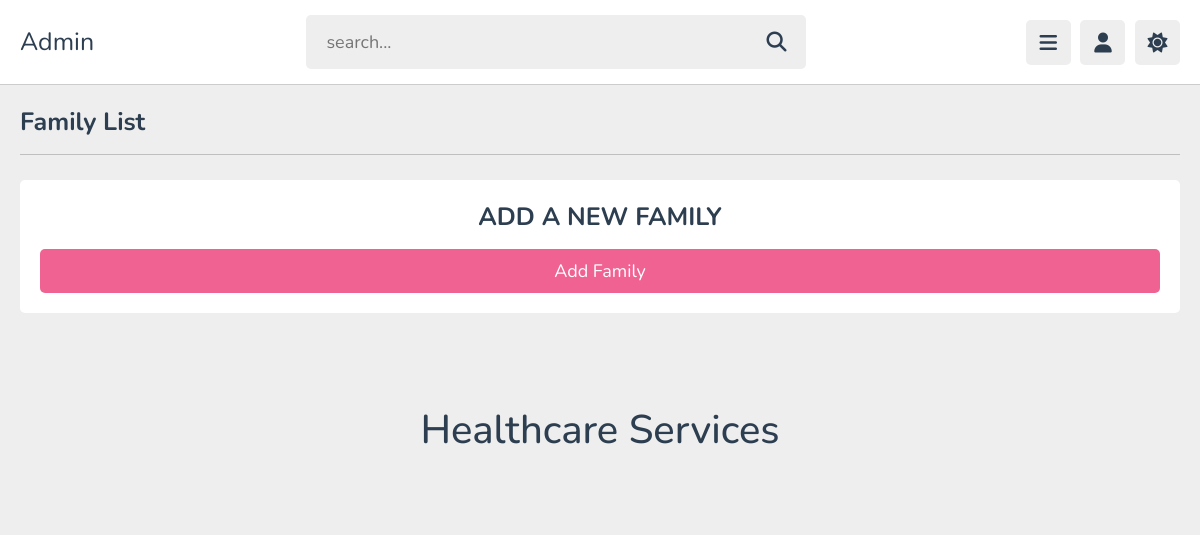
Page /modules_admin/admin_service_page.php (signed in) on the earlier database version.
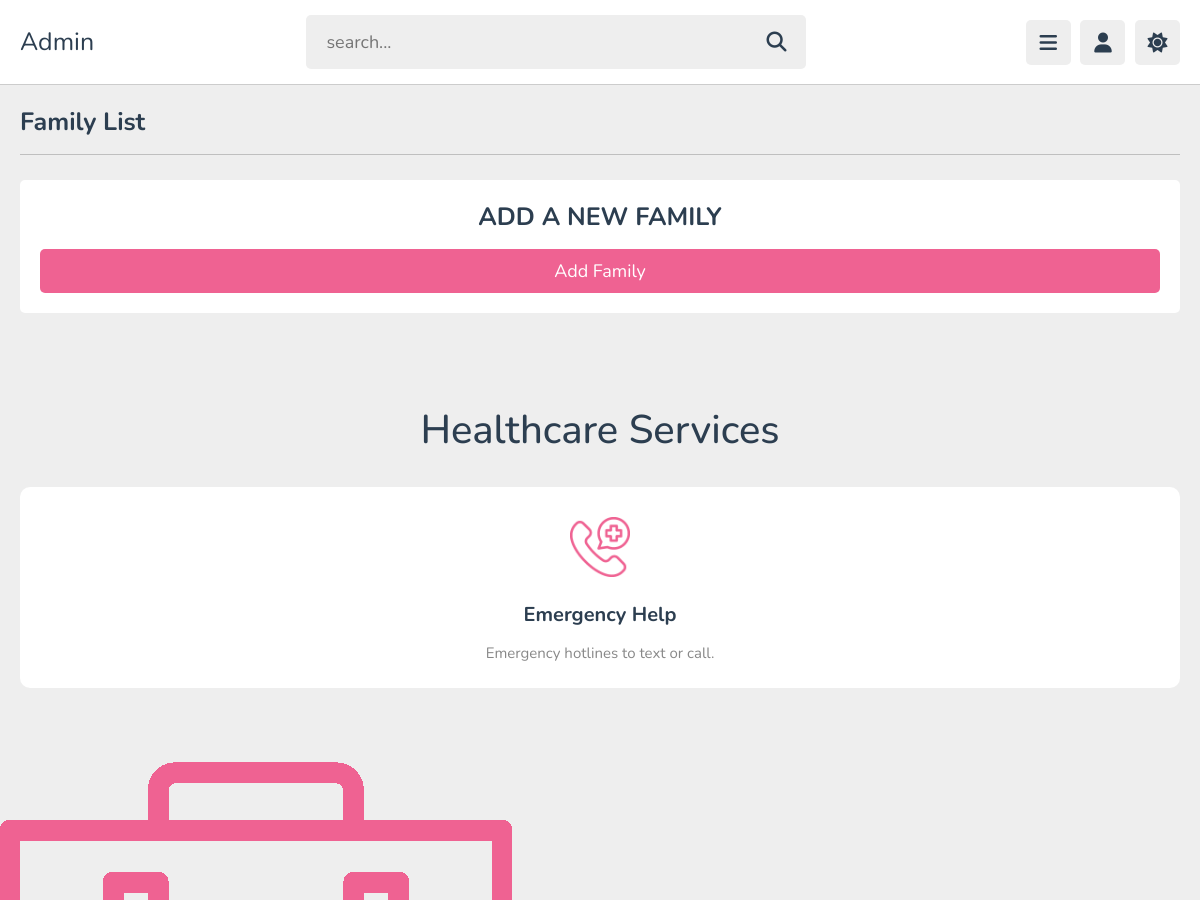
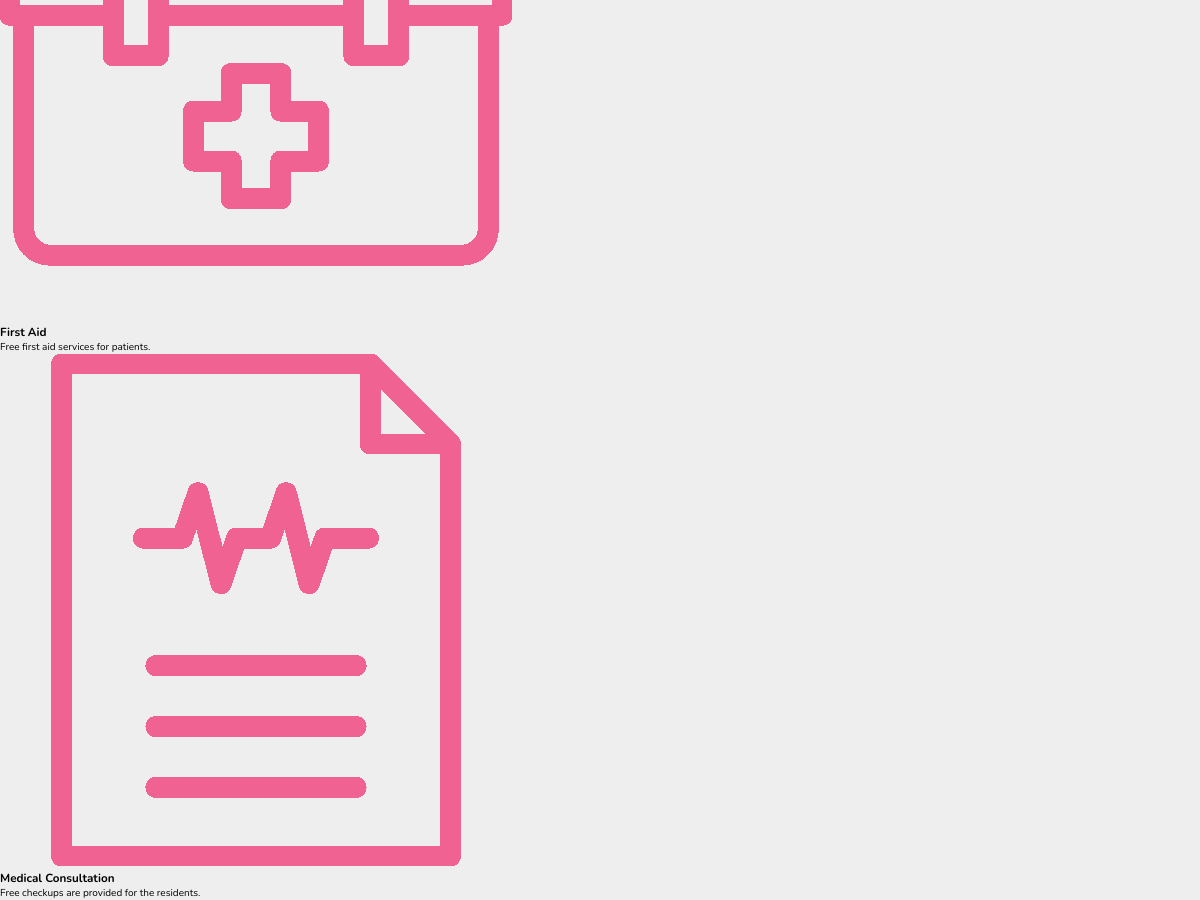
Same page on the later database version (2 pictures, top to bottom).
### tables this page shows
CREATE TABLE IF NOT EXISTS `services` (
  `id` int NOT NULL AUTO_INCREMENT,
  `title` varchar(255) NOT NULL,
  `description` varchar(255) NOT NULL,
  `image` varchar(255) NOT NULL,
  PRIMARY KEY (`id`)
);

### modules_admin/admin_service_page.php (the view, shortened to what this page needs)
<?php
    include '../components/connection.php';
?>
<!DOCTYPE html>
<html lang="en" dir="ltr">
    <head>
        <link rel="stylesheet" href="https://cdnjs.cloudflare.com/ajax/libs/font-awesome/6.1.2/css/all.min.css">
        <link rel="stylesheet" href="../css/header.css">
        <link rel="stylesheet" href="../css/service.css">
    </head>
    <body>
        <?php
            include '../components/header_admin.php';
        ?>
        <section class="dashboard">
            <h1 class="heading">Family List</h1>
            <div class="box-container">
                <div class="box">
                    <h3>ADD A NEW FAMILY</h3>
                    <a href="admin_service_page_add.php" class="btn">Add Family</a>
                </div>
            </div>
        </section>
        <section class="services" id="services">
            <h2 class = "lead">Healthcare Services</h2>
            <?php $select = mysqli_query($con, "SELECT * FROM services ORDER BY title ASC");
            if(mysqli_num_rows($select) > 0) {
                while($row = mysqli_fetch_assoc($select)) { ?>
            <div class="box-container container">
                <div class="box">
                    <img src="../uploaded_service/<?php echo $row['image']; ?>" alt="">
                    <h3><?php echo $row['title']; ?></h3>
                    <p><?php echo $row['description']; ?></p>
                </div>
            </div>
        </section>
        <?php
                }
            }
        ?>
    </body>
</html>

### components/header_admin.php (shortened to what this page needs)
<header class="header">
    <section class="flex">
        <a href="admin_index.php" class="logo">
            Admin
        </a>
        <form action="" method="post" enctype="multipart/form-data" class="search-form">
            <input type="text" name="search" required placeholder="search..." maxlength="100">
            <button type="submit" class="fas fa-search" name="submit"></button>
        </form>
        <div class="icons">
            <div id="menu-btn" class="fas fa-bars"></div>
            <div id="user-btn" class="fas fa-user"></div>
            <div id="toggle-btn" class="fas fa-sun"></div>
        </div>
    </section>
</header>

### css/header.css (style rules this page uses)
:root { --main-color:#ef6292; --red:#e74c3c; --orange:#f39c12; --light-color:#888; --light-bg:#eee; --black:#2c3e50; --white:#fff; --border:.1rem solid rgba(0,0,0,.2); }
* { font-family: 'Nunito', sans-serif; margin:0; padding:0; box-sizing: border-box; outline: none; border:none; text-decoration: none; }
html { font-size: 62.5%; overflow-x: hidden; }
body { background-color: var(--light-bg); padding-left: 30rem; }
section { padding:2rem; margin: 0 auto; max-width: 1200px; }
.heading { font-size: 2.5rem; color:var(--black); margin-bottom: 2.5rem; border-bottom: var(--border); padding-bottom: 1.5rem; text-transform: capitalize; }
.inline-btn, .inline-option-btn, .inline-delete-btn, .btn, .delete-btn, .option-btn { border-radius: .5rem; color:#fff; font-size: 1.8rem; cursor: pointer; text-transform: capitalize; padding:1rem 3rem; text-align: center; margin-top: 1rem; }
.btn, .delete-btn, .option-btn { display: block; width: 100%; }
.btn, .inline-btn { background-color: var(--main-color); }
.header { position: sticky; top:0; left:0; right: 0; background-color: var(--white); z-index: 1000; border-bottom: var(--border); }
.header .flex { display: flex; align-items: center; justify-content: space-between; position: relative; padding: 1.5rem 2rem; }
.header .flex .logo { font-size: 2.5rem; color: var(--black); }
.header .flex .search-form { width: 50rem; border-radius: .5rem; background-color: var(--light-bg); padding:1.5rem 2rem; display: flex; gap:2rem; }
.header .flex .search-form input { width: 100%; font-size: 1.8rem; color:var(--black); background:none; }
.header .flex .search-form button { background:none; font-size: 2rem; cursor: pointer; color:var(--black); }
.header .flex .icons div { font-size: 2rem; color:var(--black); background-color: var(--light-bg); border-radius: .5rem; height: 4.5rem; width: 4.5rem; line-height: 4.5rem; cursor: pointer; text-align: center; margin-left: .7rem; }
@media (max-width:1200px) { body { padding-left: 0; } }

### css/service.css (style rules this page uses)
.dashboard .box-container { display: grid; grid-template-columns: repeat(auto-fit, minmax(30rem, 1fr)); align-items: flex-start; justify-content: center; gap: 1.5rem; }
.dashboard .box-container .box { padding: 2rem; border-radius: .5rem; background-color: var(--white); text-align: center; }
.dashboard .box-container .box h3 { margin-bottom: .5rem; font-size: 2.5rem; color: var(--black); margin-bottom: 1.5rem; }
.services { background-color: var(--light-bg); margin-top: 5rem; }
.services .lead { text-transform: capitalize; font-size: 4rem; font-weight: 500; margin-bottom: 3rem; text-align: center; color: var(--black); }
.services .box-container { display: grid; grid-template-columns: repeat(auto-fit, minmax(30rem, 1fr)); gap:2rem; }
.services .box-container .box { text-align: center; padding:2rem; background-color: var(--white); box-shadow: var(--box-shadow); border-radius: 1rem; }
.services .box-container .box img { margin:1rem 0; height: 6rem; }
.services .box-container .box h3 { font-size: 2rem; padding:1rem 0; color:var(--black); }
.services .box-container .box p { font-size: 1.5rem; color:var(--light-color); line-height: 2; }

Differences in the rows shown:
added services: image (picture), title "Emergency Help", description "Emergency hotlines to text or call."
added services: image (picture), title "First Aid", description "Free first aid services for patients."
added services: image (picture), title "Medical Consultation", description "Free checkups are provided for the residents."
